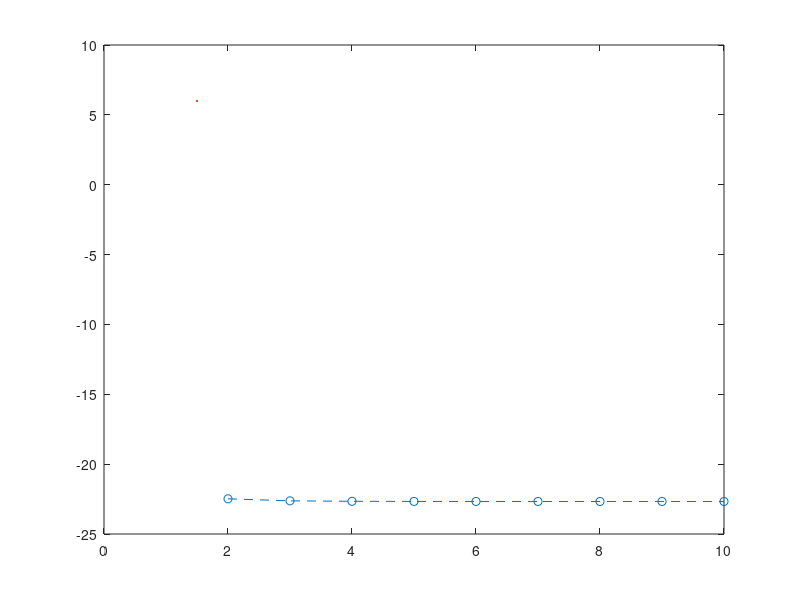

Source code (MATLAB): (Note: this script raises an error after producing the figure.)
clear
clc

k_points = [2,3,4,5,6,7,8,9,10];
final_energy = [-22.4803692297,-22.6259070131,-22.6585633143,-22.6680541949,-22.6712003683,-22.6723399614,-22.6727808267,-22.6729600573,-22.6730358353];

figure(1)
plot(k_points,final_energy,'o--',LineWidth=1.5,MarkerSize=6)
ax = gca;
ax.XAxis.FontSize = 16;
ax.YAxis.FontSize = 16;
ylabel("Final Energy (Ry)",FontSize=20)
xlabel("k-points",FontSize=20)
fig = gcf;
fig.Position(3:4)=[1000,800];